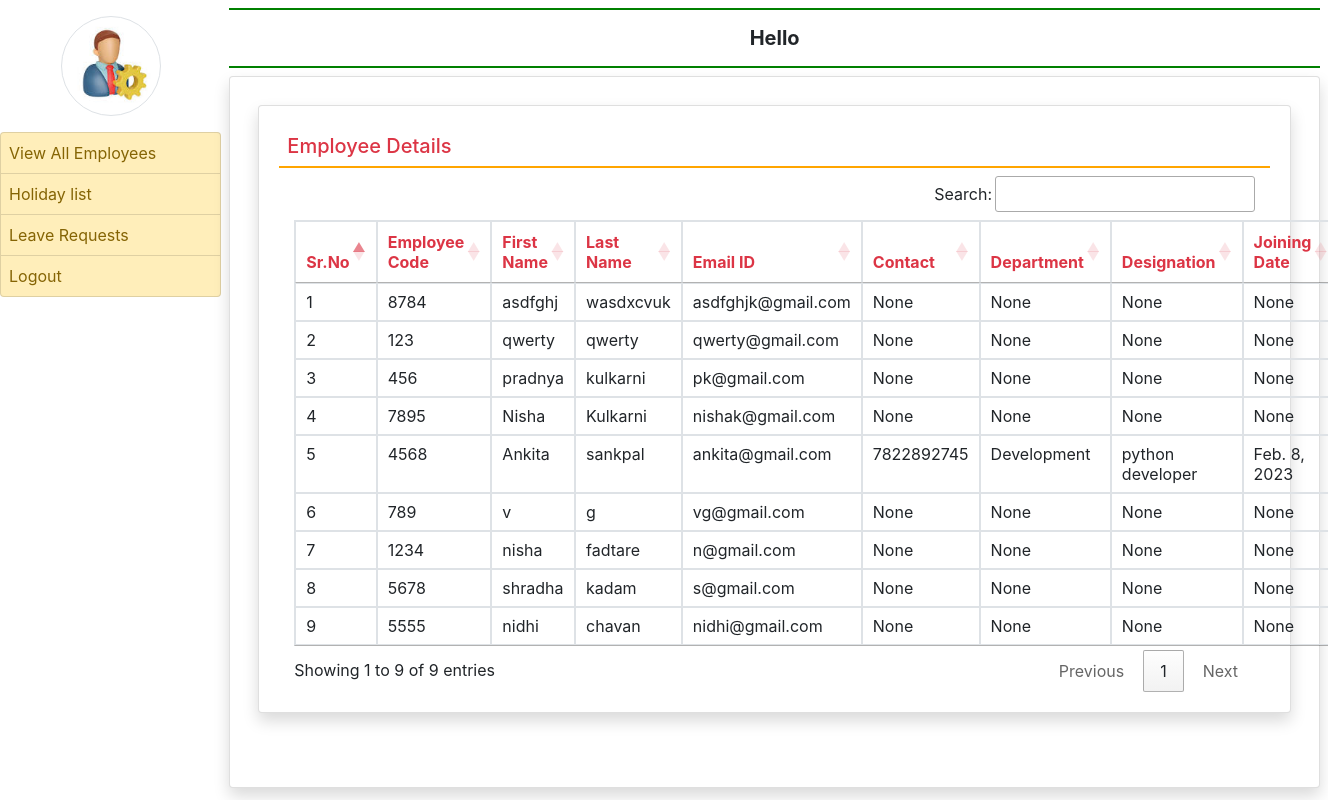
The app's page /admin_view_employes (signed in) with its own data.
### employee/models.py (models this page shows, shortened)
class EmployeeDetail(models.Model):
    user = models.ForeignKey(User,on_delete=models.CASCADE)
    empcode = models.CharField(max_length=50)
    empdept = models.CharField(max_length=50,null=True)
    designation= models.CharField(max_length=50,null=True)
    contact= models.CharField(max_length=50,null=True)
    gender= models.CharField(max_length=50,null=True)
    joiningdate= models.DateField(null=True)

### employee/views.py (the view)
# urls.py: path('admin_view_employes',views.Admin_view_employes,name='admin_view_employes'),
def Admin_view_employes(request):
    if not request.user.is_authenticated:
      return redirect('admin_login')
    employee=EmployeeDetail.objects.all()
    return render(request,'admin_view_employes.html', locals())

### employee/templates/admin_view_employes.html (shortened to what this page needs)
{% extends 'admin_base.html' %}
{% block main %}
<link rel="stylesheet"  href="https://cdn.datatables.net/1.13.4/css/jquery.dataTables.min.css">
<link rel="stylesheet"   href="https://cdn.datatables.net/buttons/2.3.6/css/buttons.dataTables.min.css">
<div class="card shadow m-2">
    <div class="card-body">
    <h5 class="p-2 text-danger" style="border-bottom:2px solid orange">Employee Details</h5>
    <div class="container-fluid">
        <table class="table table-bordered  table-hover "  id="example" >
            <thead class = "text-danger"+>
                <tr>
                    <th>Sr.No </th>
                    <th>Employee Code </th>
                    <th>First Name </th>
                    <th>Last Name </th>
                    <th>Email ID</th>
                    <th>Contact</th>
                    <th>Department</th>
                    <th>Designation</th>
                    <th>Joining Date</th>
                </tr>
            </thead>
            <tbody>
                {% for i in employee %}
                <tr>
                    <td>{{forloop.counter}}</td>
                    <td>{{i.empcode}}</td>
                    <td>{{i.user.first_name}}</td>
                    <td>{{i.user.last_name}}</td>
                    <td>{{i.user.username}}</td>
                    <td>{{i.contact}}</td>
                    <td>{{i.empdept}}</td>
                    <td>{{i.designation}}</td>
                    <td>{{i.joiningdate}}</td>
                </tr>
                {% endfor %}
            </tbody>
        </table>
    </div>
    </div>
</div>
{% endblock %}

### records on screen
EmployeeDetail: empcode "8784", user.first_name "asdfghj", user.last_name "wasdxcvuk", user.username "asdfghjk@gmail.com", contact "None", empdept "None", designation "None", joiningdate "None"
EmployeeDetail: empcode "123", user.first_name "qwerty", user.last_name "qwerty", user.username "qwerty@gmail.com", contact "None", empdept "None", designation "None", joiningdate "None"
EmployeeDetail: empcode "456", user.first_name "pradnya", user.last_name "kulkarni", user.username "pk@gmail.com", contact "None", empdept "None", designation "None", joiningdate "None"
EmployeeDetail: empcode "7895", user.first_name "Nisha", user.last_name "Kulkarni", user.username "nishak@gmail.com", contact "None", empdept "None", designation "None", joiningdate "None"
EmployeeDetail: empcode "4568", user.first_name "Ankita", user.last_name "sankpal", user.username "ankita@gmail.com", contact "7822892745", empdept "Development", designation "python developer", joiningdate "Feb. 8, 2023"
EmployeeDetail: empcode "789", user.first_name "v", user.last_name "g", user.username "vg@gmail.com", contact "None", empdept "None", designation "None", joiningdate "None"
EmployeeDetail: empcode "1234", user.first_name "nisha", user.last_name "fadtare", user.username "n@gmail.com", contact "None", empdept "None", designation "None", joiningdate "None"
EmployeeDetail: empcode "5678", user.first_name "shradha", user.last_name "kadam", user.username "s@gmail.com", contact "None", empdept "None", designation "None", joiningdate "None"
EmployeeDetail: empcode "5555", user.first_name "nidhi", user.last_name "chavan", user.username "nidhi@gmail.com", contact "None", empdept "None", designation "None", joiningdate "None"
